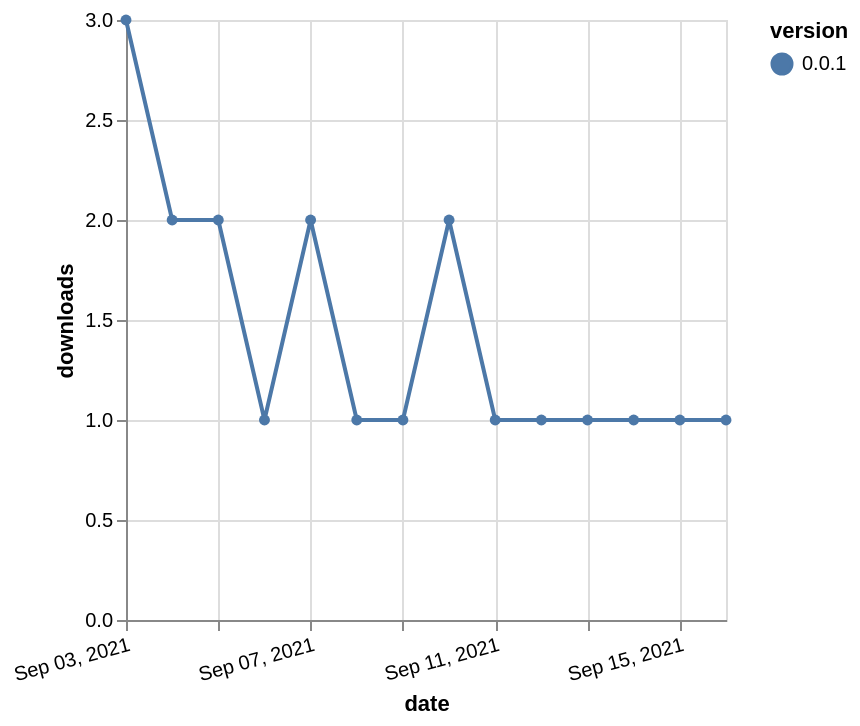

Specify this chart in Vega-Lite:
### Vega-Lite specification from a JSON file in a GitHub repository (floating-point values rounded to 4 significant figures)
{"$schema": "https://vega.github.io/schema/vega-lite/v5.json", "description": "A simple bar chart with embedded data.", "data": {"values": [{"date": "2021-09-03", "total": 20, "delta": 3, "version": "0.0.1"}, {"date": "2021-09-04", "total": 22, "delta": 2, "version": "0.0.1"}, {"date": "2021-09-05", "total": 24, "delta": 2, "version": "0.0.1"}, {"date": "2021-09-06", "total": 25, "delta": 1, "version": "0.0.1"}, {"date": "2021-09-07", "total": 27, "delta": 2, "version": "0.0.1"}, {"date": "2021-09-08", "total": 28, "delta": 1, "version": "0.0.1"}, {"date": "2021-09-09", "total": 29, "delta": 1, "version": "0.0.1"}, {"date": "2021-09-10", "total": 31, "delta": 2, "version": "0.0.1"}, {"date": "2021-09-11", "total": 32, "delta": 1, "version": "0.0.1"}, {"date": "2021-09-12", "total": 33, "delta": 1, "version": "0.0.1"}, {"date": "2021-09-13", "total": 34, "delta": 1, "version": "0.0.1"}, {"date": "2021-09-14", "total": 35, "delta": 1, "version": "0.0.1"}, {"date": "2021-09-15", "total": 36, "delta": 1, "version": "0.0.1"}, {"date": "2021-09-16", "total": 37, "delta": 1, "version": "0.0.1"}]}, "width": "container", "mark": {"type": "line", "point": {"filled": true}}, "encoding": {"x": {"field": "date", "type": "temporal", "timeUnit": "yearmonthdate", "title": "date", "axis": {"labelAngle": -15}}, "y": {"field": "delta", "type": "quantitative", "title": "downloads"}, "color": {"field": "version", "type": "nominal"}, "tooltip": {"field": "delta"}}}
